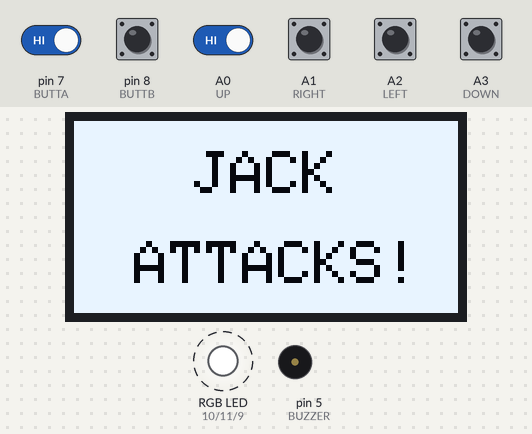
This sketch was run on a simulated Arduino Uno, built with avr-gcc and run on an emulated ATmega328P. On the bench: 128×64 one-colour display, an RGB LED mixed from three pins (HIGH = lit), buzzer (waves = sounding). Dashed ring = blinking. The test bench sets the inputs (shaded band); at power-on: A0 (UP), A1 (RIGHT), A2 (LEFT), A3 (DOWN), pin 7 (BUTTA), pin 8 (BUTTB) HIGH. Random numbers use the default seed unless the sketch sets one; EEPROM starts erased; pins used as bus, display or sensor lines are not drawn.

Above: at 1.28 s.
1.3 s: pin 8 (BUTTB) pulled LOW for 0.15 s
At 2.4 s:
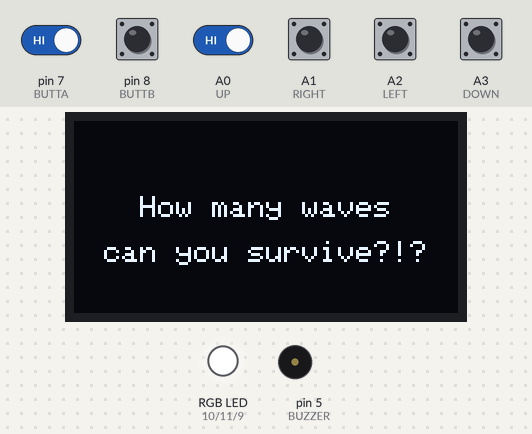
4.4 s: pin 7 (BUTTA) driven LOW and A0 (UP) driven LOW
6.3 s: pin 7 (BUTTA) driven HIGH
8.5 s: pin 7 (BUTTA) driven LOW
At 8.67 s:
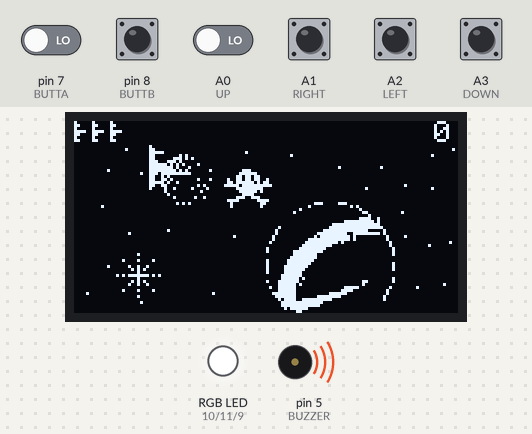
10.3 s: A1 (RIGHT) pulled LOW for 1 s
At 11.11 s:
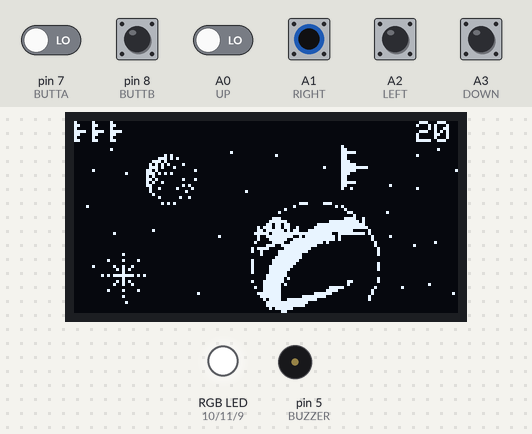
14.3 s: pin 7 (BUTTA) driven HIGH
At 20.29 s:
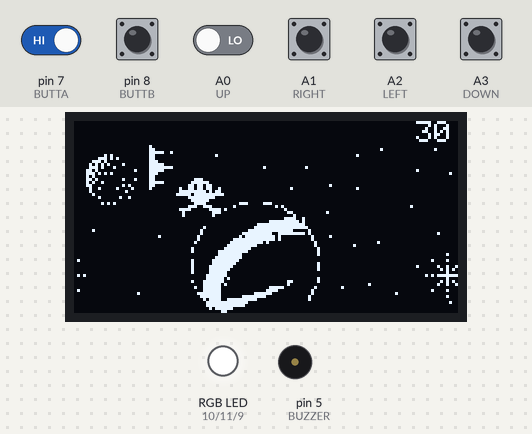
Timing chart, 0 to 21.8 s (numbered marks = the images above; inputs shaded):
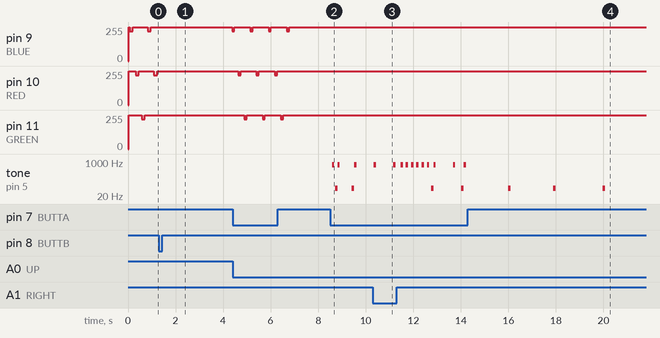

The sketch:

DC28_Jack_Attack_Badge.ino
```cpp
// Visual Micro is in vMicro>General>Tutorial Mode
//
/*
Name:       DC28_Jack_Attack_Badge.ino
Created:	8/11/2019 9:25:15 PM
Author:     slash128
Notes:      Arduboy compatible
*/

#include <Arduino.h>
#include <SPI.h>
#include <Adafruit_SSD1306.h>
#include <Adafruit_GFX.h>
#include <EEPROM.h>
#include "sprites.h"

// Define User Types below here or use a .h file
//

// Hardware SPI OLED display settings
#define SCREEN_WIDTH	128
#define SCREEN_HEIGHT	64
#define OLED_DC     4
#define OLED_CS     12
#define OLED_RESET  6
Adafruit_SSD1306 display(SCREEN_WIDTH, SCREEN_HEIGHT, &SPI, OLED_DC, OLED_RESET, OLED_CS);

// Define Function Prototypes that use User Types below here or use a .h file
//
void initDisplay();
void initIO();
void initSAO();
boolean attractLoop();
void initGame();
void shipControl();
void laserFired();
void laserControl();
void jackControl();
void shipExplosion();
void jackExplosion();
void levelUp();
void bonusLife();
uint8_t collisionCheck(struct Object *obj1, struct Object *obj2);
void collisionControl();
void resetEEPROM();
void gameOver();
void centerText(const char *Text, unsigned char Y);
void updateDisplay();
void easterEgg();

// Define Functions below here or use other .ino or cpp files
//

// Global Variables and Defines
//
const uint8_t shipWidth = 8;
const uint8_t shipHeight = 16;
const uint8_t shipSpeed = 4;
const uint8_t laserWidth = 8;
const uint8_t laserHeight = 2;
const uint8_t laserSpeed = 6;
const uint8_t jackWidth = 16;
const uint8_t jackHeight = 16;
const uint8_t explosionWidth = 16;
const uint8_t explosionHeight = 8;
const uint8_t bgrndWidth = 128;
const uint8_t bgrndHeight = 64;

uint8_t shipStartX = (SCREEN_WIDTH / 5);
uint8_t shipStartY = ((SCREEN_HEIGHT / 2) - (shipHeight / 2));
int8_t playerLives;
uint8_t waveLevel;
uint16_t playerScore;
int16_t jackPosX = SCREEN_WIDTH;
int8_t jackPosY = ((SCREEN_HEIGHT / 2) - (jackHeight / 2));
uint8_t bgrndMovX;
uint8_t bgrndMovY;
uint8_t currentLaser;
uint8_t laserLevel;
uint8_t currentJack;
uint8_t jackLevel;
uint8_t shipandjackCollision = 0;
uint8_t laserandjackCollision = 0;
uint8_t maxLasers;
uint8_t maxJacks;
uint16_t highScore = 0;
uint8_t explosionDuration = 50;
uint16_t levelIncrement;
uint16_t bonusLifeScore;
float bgrnd1PosX = 0;
float bgrnd1PosY = 0;
float bgrnd2PosX = SCREEN_WIDTH;
float bgrnd2PosY = 0;
float bgrndMovSpeed = 0.1;

boolean attractStatus = true;
boolean bonusLifeEligible = false;
boolean levelUpEligible = false;

#define UP A0 //PF7
#define RIGHT A1 //PF6
#define LEFT A2 //PF5
#define DOWN A3 //PF4
#define JOYBUTT A4 //PF1
#define BUTTA 7
#define BUTTB 8
#define BLUE 9 //PB5
#define RED 10 //PB6
#define GREEN 11 //PB7
#define BUZZER 5

#define ALIVE 0
#define HIT 1
#define DEAD 2
#define MAXWAVES 9
#define MAXLASERS MAXWAVES
#define MAXJACKS MAXWAVES
#define ATTRACTLOOP 25
#define LEVELLOOP 10
#define RGBCYCLE 100

// SAO defines
#define SAO_VCC	2
#define SAO_GND	3

struct Object ship;
struct Object laser[MAXLASERS];
struct Object jack[MAXJACKS];

// The setup() function runs once each time the micro-controller starts
void setup()
{
	initDisplay();
	initIO();
	initSAO();
	initGame();

	EEPROM.get(0,highScore);
	if(highScore==65535)  // new unit never written to
	{
		highScore=0;
		EEPROM.put(0,highScore);
	}

}

// Add the main program code into the continuous loop() function
void loop()
{

	if(attractStatus) {
		attractLoop();
	}


	if(playerScore % levelIncrement == 0 && levelUpEligible == true) {
		levelUp();
	}


	if(playerScore % bonusLifeScore == 0 && bonusLifeEligible == true) {
		bonusLife();
	}

	shipControl();
	laserControl();
	jackControl();
	collisionControl();

	if(playerLives < 0) {
		delay(500);
		gameOver();
	}

	updateDisplay();

}

void initDisplay() {
	// Initialize hardware SPI OLED display
	display.begin(SSD1306_SWITCHCAPVCC);
	display.setTextSize(1);
	display.setTextColor(WHITE);
}

void initIO() {
	// Initialize I/O
	pinMode(UP, INPUT_PULLUP);
	pinMode(RIGHT, INPUT_PULLUP);
	pinMode(LEFT, INPUT_PULLUP);
	pinMode(DOWN, INPUT_PULLUP);
	pinMode(JOYBUTT, INPUT_PULLUP);
	pinMode(BUTTA, INPUT_PULLUP);
	pinMode(BUTTB, INPUT_PULLUP);
	pinMode(RED, OUTPUT);
	pinMode(GREEN, OUTPUT);
	pinMode(BUZZER, OUTPUT);
	for(uint8_t i = 9; i < 12; i++) {
		analogWrite(i, 255);
	}
}

void initSAO() {
	pinMode(SAO_VCC, OUTPUT);
	pinMode(SAO_GND, OUTPUT);
	digitalWrite(SAO_VCC, HIGH);
	digitalWrite(SAO_GND, LOW);
}

// Loop between Title and Press Start screens
boolean attractLoop() {

	uint8_t buttonState = 1;
	uint8_t ledActive = 9;

	while(1) {
		// Title Screen
		for(uint8_t i = 0; i < ATTRACTLOOP; i++) {

			display.clearDisplay();
			display.setTextSize(2);
			display.setTextColor(WHITE);
			display.setCursor(40, 10);
			display.print("JACK");
			display.setCursor(20,40);
			display.print("ATTACKS!");
			display.display();
			display.setTextSize(1);

			analogWrite(ledActive, 223);

			delay(RGBCYCLE);

			buttonState = digitalRead(BUTTB);
			if(!buttonState) {
				buttonState = 0;
				for(uint8_t j = 9; j < 12; j++) {
					analogWrite(j, 255);
				}
				break;
			}

			display.clearDisplay();
			display.setTextSize(2);
			display.fillScreen(WHITE);
			display.setTextColor(BLACK);
			display.setCursor(40, 10);
			display.print("JACK");
			display.setCursor(20,40);
			display.print("ATTACKS!");
			display.display();
			display.setTextSize(1);

			analogWrite(ledActive, 255);

			delay(RGBCYCLE);

			ledActive += 1;
			if(ledActive > 11) {
				ledActive = 9;
			}

			buttonState = digitalRead(BUTTB);
			if(!buttonState) {
				buttonState = 0;
				for(uint8_t j = 9; j < 12; j++) {
					analogWrite(j, 255);
				}
				break;
			}
		}

		if(!buttonState) {
			return attractStatus = false;
		}

		// Press Start Screen
		for(uint8_t i = 0; i < ATTRACTLOOP; i++) {

			display.clearDisplay();
			display.setTextColor(WHITE);
			display.setTextSize(1);
			centerText("BUTTA = Fire!", 4);
			centerText("BUTTB = Start!", 16);
			centerText("Don't let Jack slip", 28);
			centerText("by to your base!", 38);
			centerText("Bonus Life Every 500", 52);
			display.display();

			for(uint8_t i = 9; i < 12; i++) {
				analogWrite(i, 223);
			}

			delay(100);
			buttonState = digitalRead(BUTTB);
			if(!buttonState) {
				buttonState = 0;
				for(uint8_t j = 9; j < 12; j++) {
					analogWrite(j, 255);
				}
				break;
			}

			display.display();

			for(uint8_t i = 9; i < 12; i++) {
				analogWrite(i, 255);
			}

			delay(100);
			buttonState = digitalRead(BUTTB);
			if(!buttonState) {
				buttonState = 0;
				for(uint8_t j = 9; j < 12; j++) {
					analogWrite(j, 255);
				}
				break;
			}
		}

		if(!buttonState) {
			for(uint8_t j = 9; j < 12; j++) {
				analogWrite(j, 255);
			}
			break;
		}

	}
	return attractStatus = false;
}

void initGame() {

	ship.locX = shipStartX;
	ship.sizeX = shipWidth;
	ship.locY = shipStartY;
	ship.sizeY = shipHeight;
	ship.speed = 1;
	ship.status = ALIVE;

	playerLives = 3;
	waveLevel = 0;
	playerScore = 0;
	levelIncrement = 100;
	bonusLifeScore = 500;
	bonusLifeEligible = false;
	levelUpEligible = true;
	attractStatus = true;

	currentLaser = 0;
	laserLevel = 0;
	for(uint8_t i = 0; i < MAXLASERS; i++) {
		laser[i].sizeX = laserWidth;
		laser[i].sizeY = laserHeight;
		laser[i].speed = laserSpeed;
		laser[i].status = DEAD;
	}


	currentJack = 0;
	jackLevel = 0;
	for(uint8_t i = 0; i < MAXJACKS; i++) {
		jack[i].locX = jackPosX;
		jack[i].sizeX = jackWidth;
		jack[i].locY = random(8, 58);
		jack[i].sizeY = jackHeight;
		jack[i].speed = random(1, 5);
		jack[i].status = ALIVE;
	}

}

void shipControl() {

	if(ship.status == DEAD) {
		ship.locX = shipStartX;
		ship.locY = shipStartY;
		ship.status = ALIVE;
	}

	if(digitalRead(UP) == 0) {
		ship.locY -= shipSpeed;
		if(ship.locY < 8) {
			ship.locY = 8;
		}
	}

	if(digitalRead(DOWN) == 0) {
		ship.locY += shipSpeed;
		if(ship.locY > (SCREEN_HEIGHT - shipHeight)) {
			ship.locY = (SCREEN_HEIGHT - shipHeight);
		}
	}

	if(digitalRead(LEFT) == 0) {
		ship.locX -= shipSpeed;
		if(ship.locX < 0) {
			ship.locX = SCREEN_WIDTH;
		}
	}

	if(digitalRead(RIGHT) == 0) {
		ship.locX += shipSpeed;
		if(ship.locX > SCREEN_WIDTH) {
			ship.locX = 0;
		}
	}


	if((digitalRead(BUTTA) == 0) && (laser[currentLaser].status == DEAD)) {
		laser[currentLaser].status = ALIVE;
		laser[currentLaser].locX = ship.locX;
		laser[currentLaser].locY = ship.locY + (shipHeight/2);
		currentLaser++;
		if(currentLaser > (laserLevel - 1)) {
			currentLaser = 0;
		}
		laserFired();
	}

}

void laserFired() {
	for(uint8_t i = 0; i < explosionDuration; i++) {
		analogWrite(GREEN, 127);
		delay(1);
		analogWrite(GREEN, 255);
	}
	tone(BUZZER, 750, 100);
}

void laserControl() {
	for(uint8_t i = 0; i < laserLevel; i++) {
		if(laser[i].status == ALIVE) {
			laser[i].locX += laserSpeed;
			if(laser[i].locX > SCREEN_WIDTH) {
				laser[i].status = DEAD;
			}
		}
	}
}

void jackControl() {

	for(uint8_t i = 0; i < jackLevel; i++) {

		if(jack[i].status == DEAD) {
			jack[i].locX = SCREEN_WIDTH;
			jack[i].locY = random(8, (SCREEN_HEIGHT - jackHeight));
			jack[i].speed = random(1, 5);
			jack[i].status = ALIVE;
		}

		if(jack[i].status == HIT) {
			jack[i].status = DEAD;
		}


		if(jack[i].status == ALIVE) {
			jack[i].locX -= jack[i].speed;
			if(jack[i].locX < 0) {
				jack[i].locX = SCREEN_WIDTH;
				jack[i].locY = random(8, (SCREEN_HEIGHT - jackHeight));
				jack[i].speed = random(1, 5);
				jack[i].status = DEAD;
				ship.status = HIT;
				playerLives -= 1;
				shipExplosion();
			}

		}
	}
}

void shipExplosion() {
	for(uint8_t i = 0; i < explosionDuration; i++) {
		analogWrite(RED, 127);
		delay(1);
		analogWrite(RED, 255);
	}
	tone(BUZZER, 50, 100);
}

void jackExplosion() {
	for(uint8_t i = 0; i < explosionDuration; i++) {
		analogWrite(BLUE, 127);
		delay(1);
		analogWrite(BLUE, 255);
	}
	tone(BUZZER, 50, 100);
}

void levelUp() {
	waveLevel++;
	if(waveLevel > MAXWAVES) {
		waveLevel = MAXWAVES;
	}
	laserLevel++;
	if(laserLevel > MAXLASERS) {
		laserLevel = MAXLASERS;
	}
	jackLevel++;
	if(jackLevel > MAXJACKS) {
		jackLevel = MAXJACKS;
	}
	levelUpEligible = false;

	if(waveLevel > 1) {
		levelIncrement = 200;
	}

	if(waveLevel > 3) {
		levelIncrement = 500;
	}

	if(waveLevel > 7) {
		levelIncrement = 1000;
	}


	char bufferLevel[21];

	uint8_t ledActive = 9;

	if(waveLevel == 1) {
		display.clearDisplay();
		display.setTextColor(WHITE);
		display.setTextSize(1);
		centerText("How many waves", 25);
		centerText("can you survive?!?", 40);
		display.display();
		delay(3000);
		display.clearDisplay();
	}

	for(uint8_t i = 0; i < LEVELLOOP; i++) {

		display.clearDisplay();
		display.setTextSize(2);
		display.setTextColor(WHITE);
		display.setCursor(45, 10);
		display.print("WAVE");
		display.setCursor(64,40);
		display.print(waveLevel);
		display.display();
		display.setTextSize(1);

		analogWrite(ledActive, 223);

		delay(RGBCYCLE);

		for(uint8_t j = 9; j < 12; j++) {
			analogWrite(j, 255);

		}


		display.clearDisplay();
		display.setTextSize(2);
		display.fillScreen(WHITE);
		display.setTextColor(BLACK);
		display.setCursor(45, 10);
		display.print("WAVE");
		display.setCursor(60,40);
		display.print(waveLevel);
		display.display();
		display.setTextSize(1);

		analogWrite(ledActive, 255);

		delay(RGBCYCLE);

		ledActive += 1;
		if(ledActive > 11) {
			ledActive = 9;
		}

		for(uint8_t j = 9; j < 12; j++) {
			analogWrite(j, 255);
		}

	}

	if(waveLevel == 9) {
		easterEgg();
	}

}

void bonusLife() {
	for(uint8_t i = 0; i < explosionDuration; i++) {
		for(uint8_t j = 9; j < 12; j++) {
			analogWrite(j, 127);
			delay(1);
			analogWrite(j, 255);
			tone(BUZZER, 200, 10);
		}
	}

	playerLives++;
	bonusLifeEligible = false;

}

uint8_t collisionCheck(struct Object *obj1, struct Object *obj2) {

	if(obj1->status == ALIVE && obj2->status ==ALIVE) {
		if(((obj2->locX < (obj1->locX + obj1->sizeX)) && ((obj2->locX + obj2->sizeX) > obj1->locX)) && ((obj2->locY < (obj1->locY + obj1->sizeY)) && ((obj2->locY + obj2->sizeY) > obj1->locY))) {
			return 1;
		}
	}
	return 0;
}

void collisionControl() {

	for(uint8_t i = 0; i < jackLevel; i++) {
		shipandjackCollision = collisionCheck(&ship, &jack[i]);
		if(shipandjackCollision) {
			ship.status = HIT;
			playerLives -= 1;
			jack[i].status = HIT;
			shipExplosion();
		}
	}

	for(uint8_t i = 0; i < laserLevel; i++) {
		for(uint8_t j = 0; j < jackLevel; j++){
			laserandjackCollision = collisionCheck(&laser[i], &jack[j]);
			if(laserandjackCollision) {
				laser[i].status = DEAD;
				jack[j].status = HIT;
				playerScore += 10;
				if(playerLives < 11) {
					bonusLifeEligible = true;
				}
				if(waveLevel < MAXWAVES) {
					levelUpEligible= true;
				}
				jackExplosion();
			}
		}
	}

}

void resetEEPROM() {

	uint8_t joyButt = 1;
	uint8_t joyLeft = 1;
	uint8_t joyRight = 1;
	uint8_t resetSelect = 0;
	boolean resetBest = false;

	while(joyButt) {

		joyButt = digitalRead(JOYBUTT);
		joyLeft = digitalRead(LEFT);
		joyRight = digitalRead(RIGHT);

		if(joyLeft == 0) {
			resetSelect = 1;
		}

		if(joyRight == 0) {
			resetSelect = 0;
		}

		if(resetSelect == 1) {

			display.setTextColor(WHITE);
			display.setTextSize(1);
			display.setCursor(12, 0);
			display.print("Reset Best Score?");
			display.setCursor(32, 20);
			display.print("Yes     No");
			display.drawFastHLine(32, 30, 17, WHITE);

			display.setCursor(10, 40);
			display.print("JoyLeft / JoyRight");
			display.setCursor(12, 54);
			display.print("JoyButt to Select");

			resetBest = true;
		}

		if(resetSelect == 0) {

			display.setTextColor(WHITE);
			display.setTextSize(1);
			display.setCursor(12, 0);
			display.print("Reset Best Score?");
			display.setCursor(32, 20);
			display.print("Yes     No");
			display.drawFastHLine(79, 30, 12, WHITE);

			display.setCursor(10, 40);
			display.print("JoyLeft / JoyRight");
			display.setCursor(12, 54);
			display.print("JoyButt to Select");

			resetBest = false;
		}


		display.display();

		if(resetBest) {
			//Reset EEPROM
			highScore=0;
			EEPROM.put(0,highScore);
		}

		joyButt = digitalRead(JOYBUTT);

		display.clearDisplay();

	}
}

void gameOver() {
	if(playerScore > highScore) {
		highScore = playerScore;
		EEPROM.put(0,highScore);
	}

	uint8_t restart = 1;
	while(restart) {
		display.clearDisplay();
		display.setTextSize(1);
		display.setTextColor(WHITE);
		centerText("GAME OVER", 12);
		display.setCursor(30, 28);
		display.print("Score: ");
		display.print(playerScore);
		display.setCursor(35, 44);
		display.print("Best: ");
		display.print(highScore);
		display.display();
		restart = digitalRead(BUTTB);
	}

	resetEEPROM();

	initGame();

}

void easterEgg() {
	int8_t pacmanOffset = 20;
	int8_t ghostOffset = 50;
	uint8_t frameDelay = 10;
	uint8_t frameCount = 10;
	uint8_t frameFlag = 1;
	uint8_t frameSelect = 1;

	for(int16_t i = 0; i < 190; i++) {
		display.clearDisplay();

		switch(frameSelect) {
			case 1:
			display.drawBitmap((i - pacmanOffset), 20, pacmanFrame1BMP, 16, 16, WHITE);
			frameFlag++;
			if(frameFlag == frameCount) {
				frameSelect = 2;
				frameFlag = 0;
			}
			break;

			case 2:
			display.drawBitmap((i - pacmanOffset), 20, pacmanFrame2BMP, 16, 16, WHITE);
			frameFlag++;
			if(frameFlag == frameCount) {
				frameSelect = 1;
				frameFlag = 0;
			}
			break;
		}

		display.drawBitmap((i - ghostOffset), 20, ghostBMP, 16, 16, WHITE);

		display.display();

		delay(frameDelay);

	}

	delay(1000);

	for(int16_t i = 190; i > 0; i--) {
		display.clearDisplay();

		switch(frameSelect) {
			case 1:
			display.drawBitmap((i - pacmanOffset), 20, pacmanFrame1BMP, 16, 16, WHITE);
			frameFlag++;
			if(frameFlag == frameCount) {
				frameSelect = 2;
				frameFlag = 0;
			}
			break;

			case 2:
			display.drawBitmap((i - pacmanOffset), 20, pacmanFrame3BMP, 16, 16, WHITE);
			frameFlag++;
			if(frameFlag == frameCount) {
				frameSelect = 1;
				frameFlag = 0;
			}
			break;
		}

		display.drawBitmap((i - ghostOffset), 20, ghostBMP, 16, 16, WHITE);

		display.display();

		delay(frameDelay);

	}

	delay(1000);

}

void centerText(const char *Text, unsigned char Y)  {
	display.setCursor(int((float)(SCREEN_WIDTH)/2-((strlen(Text)*6)/2)),Y);
	display.print(Text);
}

void updateDisplay() {
	display.clearDisplay();

	char bufferScore[21];

	// Display score
	display.setCursor(0,0);
	display.setTextSize(1);
	display.setTextColor(WHITE);

	if(playerScore < 10) {
		sprintf(bufferScore, "                    %d", playerScore);
	}

	if(playerScore >= 10 && playerScore <= 99) {
		sprintf(bufferScore, "                   %d", playerScore);
	}

	if(playerScore >= 100 && playerScore <= 999) {
		sprintf(bufferScore, "                  %d", playerScore);
	}

	if(playerScore >= 1000) {
		sprintf(bufferScore, "                 %d", playerScore);
	}

	if(playerScore >= 10000) {
		sprintf(bufferScore, "                %d", playerScore);
	}

	display.print(bufferScore);

	// Display variables for debugging
	/**
	display.setCursor(0, 8);
	display.setTextColor(BLACK);
	display.print(currentLaser);
	display.setTextColor(WHITE);
	**/

	// Draw remaining lives
	for(uint8_t i = 0; i < playerLives; i++) {
		display.drawBitmap(i*((shipWidth/2)+2), 0, shipSmallBMP, shipWidth/2, shipHeight/2, WHITE);
	}

	// Draw ship
	if(ship.status == ALIVE) {
		display.drawBitmap(ship.locX, ship.locY, shipBMP, shipWidth, shipHeight, WHITE);
	}

	if(ship.status == HIT) {
		display.drawBitmap(ship.locX, ship.locY, explosionBMP, explosionWidth, explosionHeight, WHITE);
		ship.status = DEAD;
	}

	// Draw lasers
	for(uint8_t i = 0; i < laserLevel; i++) {
		if(laser[i].status == ALIVE) {
			display.drawBitmap(laser[i].locX, laser[i].locY, laserBMP, laserWidth, laserHeight, WHITE);
		}
	}

	// Draw jacks
	for(uint8_t i = 0; i < jackLevel; i++) {
		if(jack[i].status == ALIVE) {
			display.drawBitmap(jack[i].locX, jack[i].locY, jackBMP, jackWidth, jackHeight, WHITE);
		}

		if(jack[i].status == HIT) {
			display.drawBitmap(jack[i].locX, jack[i].locY, explosionBMP, explosionWidth, explosionHeight, WHITE);
		}
	}

	// Draw background
	display.drawBitmap(bgrnd1PosX, bgrnd1PosY+8, bgrnd1BMP, bgrndWidth, bgrndHeight, WHITE);
	bgrnd1PosX -= bgrndMovSpeed;
	if(bgrnd1PosX < -127) {
		bgrnd1PosX = 0;
	}

	display.drawBitmap(bgrnd2PosX, bgrnd2PosY+8, bgrnd2BMP, bgrndWidth, bgrndHeight, WHITE);
	bgrnd2PosX -= bgrndMovSpeed;
	if(bgrnd2PosX < 0) {
		bgrnd2PosX = SCREEN_WIDTH;
	}

	display.display();
}
```

Source omitted: sprites.h (data table, 14804 bytes)

Measured:
- by itself, pin 10 (RED): alternates 255/255 for 0.67 s and 223/255 for 0.10 s
- by itself, tone on pin 5 (BUZZER): alternates 50 Hz for 0.10 s and silent for 1.9 s
- what the display in image 4 shows lasts 0.5 s, from 20.0 s to 20.5 s
